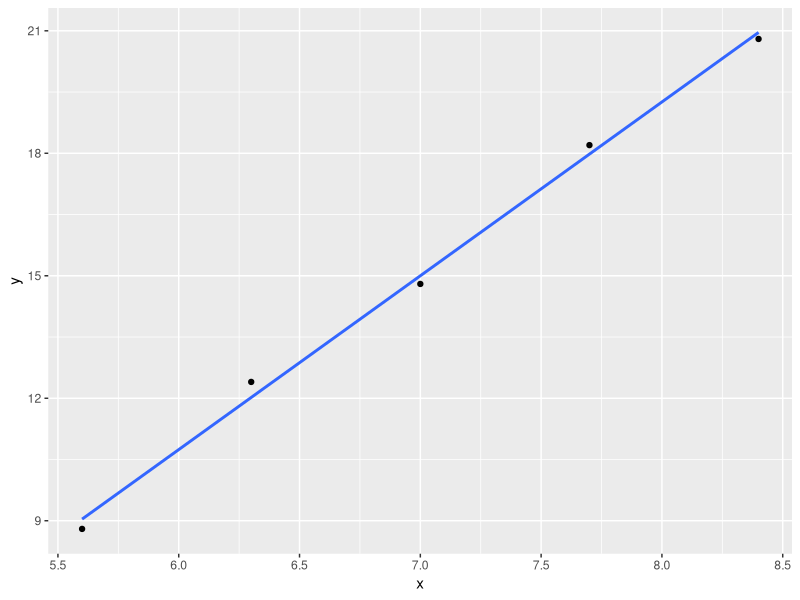

Here is the R script that generated this plot:
## ---- chunk 1
library(tidyverse)
## ---- chunk 2
x<-c(5.6, 6.3, 7, 7.7, 8.4)
y<-c(8.8, 12.4,14.8,18.2,20.8)
df <- data.frame(x,y)
df %>% ggplot(aes(x=x,y)) +
  geom_point() +
stat_smooth(method = "lm", se = FALSE)
summary(lm(y~x))
## ---- chunk 3
f <- expression(24*x - 6 * x * y^2 - 8*y^3)
D(f,'x')
D(f,'y')
## ---- chunk 4
x<--4
y<-2
print(paste0('z=',24*x - 6 * x * y^2 - 8*y^3))

x<-4
y<--2
print(paste0('z=',24*x - 6 * x * y^2 - 8*y^3))
